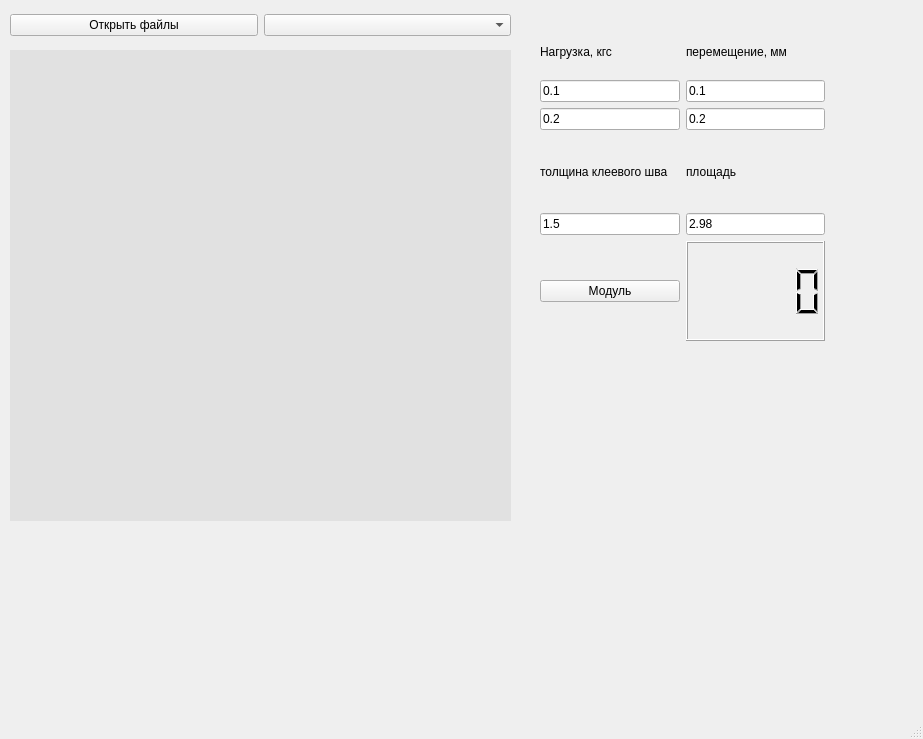
<?xml version="1.0" encoding="UTF-8"?>
<ui version="4.0">
 <class>MainWindow</class>
 <widget class="QMainWindow" name="MainWindow">
  <property name="geometry">
   <rect>
    <x>0</x>
    <y>0</y>
    <width>923</width>
    <height>739</height>
   </rect>
  </property>
  <property name="windowTitle">
   <string>MainWindow</string>
  </property>
  <widget class="QWidget" name="centralwidget">
   <widget class="MplWidget" name="MplWidget" native="true">
    <property name="geometry">
     <rect>
      <x>10</x>
      <y>50</y>
      <width>501</width>
      <height>471</height>
     </rect>
    </property>
    <property name="styleSheet">
     <string notr="true">background-color: rgb(225, 225, 225);</string>
    </property>
   </widget>
   <widget class="QWidget" name="">
    <property name="geometry">
     <rect>
      <x>540</x>
      <y>30</y>
      <width>285</width>
      <height>311</height>
     </rect>
    </property>
    <layout class="QVBoxLayout" name="verticalLayout">
     <item>
      <layout class="QGridLayout" name="gridLayout">
       <item row="0" column="0">
        <widget class="QLabel" name="label">
         <property name="text">
          <string>Нагрузка, кгс</string>
         </property>
        </widget>
       </item>
       <item row="0" column="1">
        <widget class="QLabel" name="label_2">
         <property name="text">
          <string>перемещение, мм</string>
         </property>
        </widget>
       </item>
       <item row="1" column="0">
        <widget class="QLineEdit" name="P1LineEdit">
         <property name="text">
          <string>0.1</string>
         </property>
        </widget>
       </item>
       <item row="1" column="1">
        <widget class="QLineEdit" name="L1LineEdit">
         <property name="text">
          <string>0.1</string>
         </property>
        </widget>
       </item>
       <item row="2" column="0">
        <widget class="QLineEdit" name="P2LineEdit">
         <property name="text">
          <string>0.2</string>
         </property>
        </widget>
       </item>
       <item row="2" column="1">
        <widget class="QLineEdit" name="L2LineEdit">
         <property name="text">
          <string>0.2</string>
         </property>
        </widget>
       </item>
      </layout>
     </item>
     <item>
      <layout class="QGridLayout" name="gridLayout_2">
       <item row="0" column="0">
        <widget class="QLabel" name="label_3">
         <property name="text">
          <string>толщина клеевого шва</string>
         </property>
        </widget>
       </item>
       <item row="0" column="1">
        <widget class="QLabel" name="label_4">
         <property name="text">
          <string>площадь</string>
         </property>
        </widget>
       </item>
       <item row="1" column="0">
        <widget class="QLineEdit" name="glueLineEdit">
         <property name="text">
          <string>1.5</string>
         </property>
        </widget>
       </item>
       <item row="1" column="1">
        <widget class="QLineEdit" name="SquareLineEdit">
         <property name="text">
          <string>2.98</string>
         </property>
        </widget>
       </item>
      </layout>
     </item>
     <item>
      <layout class="QHBoxLayout" name="horizontalLayout">
       <item>
        <widget class="QPushButton" name="pushButtonModulus">
         <property name="text">
          <string>Модуль</string>
         </property>
        </widget>
       </item>
       <item>
        <widget class="QLCDNumber" name="ModulusLcdNumber"/>
       </item>
      </layout>
     </item>
    </layout>
   </widget>
   <widget class="QWidget" name="">
    <property name="geometry">
     <rect>
      <x>10</x>
      <y>10</y>
      <width>501</width>
      <height>30</height>
     </rect>
    </property>
    <layout class="QHBoxLayout" name="horizontalLayout_2">
     <item>
      <widget class="QPushButton" name="OpenPushButton">
       <property name="text">
        <string>Открыть файлы</string>
       </property>
      </widget>
     </item>
     <item>
      <widget class="QComboBox" name="comboBox"/>
     </item>
    </layout>
   </widget>
  </widget>
  <widget class="QMenuBar" name="menubar">
   <property name="geometry">
    <rect>
     <x>0</x>
     <y>0</y>
     <width>923</width>
     <height>26</height>
    </rect>
   </property>
  </widget>
  <widget class="QStatusBar" name="statusbar"/>
 </widget>
 <customwidgets>
  <customwidget>
   <class>MplWidget</class>
   <extends>QWidget</extends>
   <header>mplwidget.h</header>
   <container>1</container>
  </customwidget>
 </customwidgets>
 <resources/>
 <connections/>
</ui>
